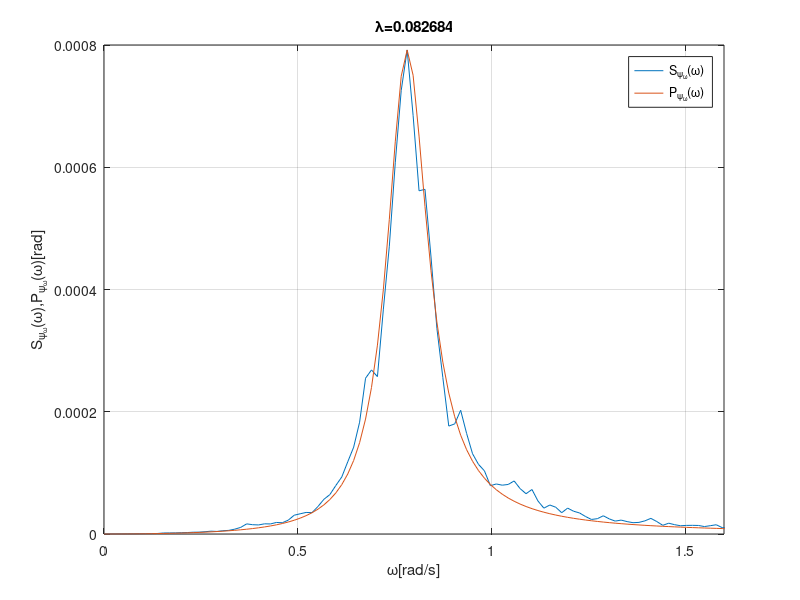

Write the MATLAB code that produced this figure.
clear
load('wave.mat');

% parameters
fs=10;
window=4096;
noverlap=[];
nfft=[];

% fndd estimated PSD
[pxx,f]=pwelch(psi_w(2,:).*(pi/180),window,noverlap,nfft,fs);

% convert the outputs to the required units
pxx = pxx./(2*pi);
Omega = f.*2*pi;

% find maximun value and place of pxx
[PSDMax,place] = max(pxx);
Omega_0 = Omega(place);

% fitting curve
Sigma = sqrt(PSDMax);
Lambda = 1;

P_psi_w = @(Lambda,Omega)(4.*Lambda^2.*Omega_0^2.*Sigma^2.*Omega.^2)./(Omega.^4+Omega_0^4+2.*Omega_0^2.*Omega.^2.*(2.*Lambda^2-1));
x = lsqcurvefit(P_psi_w,Lambda,Omega,pxx);
P_psi = (4.*x^2.*Omega_0^2.*Sigma^2.*Omega.^2)./(Omega.^4+Omega_0^4+2.*Omega_0^2.*Omega.^2.*(2.*x^2-1));

%plot
plot(Omega,pxx)
hold on;
plot(Omega,P_psi);
ylabel('S_{\psi_\omega}(\omega),P_{\psi_\omega}(\omega)[rad]');
xlabel('\omega[rad/s]');
legend('S_{\psi_\omega}(\omega)','P_{\psi_\omega}(\omega)');
title(['\lambda=',num2str(x)]);
axis([0 1.6 0 8e-4]);
grid on;